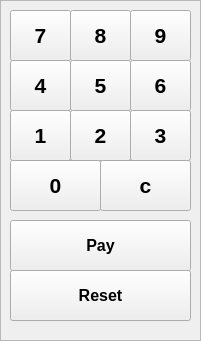
    <widget class="QFrame" name="frame_11">
     <property name="geometry">
      <rect>
       <x>1160</x>
       <y>370</y>
       <width>201</width>
       <height>341</height>
      </rect>
     </property>
     <property name="frameShape">
      <enum>QFrame::StyledPanel</enum>
     </property>
     <property name="frameShadow">
      <enum>QFrame::Raised</enum>
     </property>
     <widget class="QPushButton" name="pushButton_2">
      <property name="geometry">
       <rect>
        <x>10</x>
        <y>10</y>
        <width>61</width>
        <height>51</height>
       </rect>
      </property>
      <property name="font">
       <font>
        <pointsize>16</pointsize>
        <weight>75</weight>
        <bold>true</bold>
       </font>
      </property>
      <property name="text">
       <string>7</string>
      </property>
     </widget>
     <widget class="QPushButton" name="pushButton_8">
      <property name="geometry">
       <rect>
        <x>70</x>
        <y>10</y>
        <width>61</width>
        <height>51</height>
       </rect>
      </property>
      <property name="font">
       <font>
        <pointsize>16</pointsize>
        <weight>75</weight>
        <bold>true</bold>
       </font>
      </property>
      <property name="text">
       <string>8</string>
      </property>
     </widget>
     <widget class="QPushButton" name="pushButton_9">
      <property name="geometry">
       <rect>
        <x>130</x>
        <y>10</y>
        <width>61</width>
        <height>51</height>
       </rect>
      </property>
      <property name="font">
       <font>
        <pointsize>16</pointsize>
        <weight>75</weight>
        <bold>true</bold>
       </font>
      </property>
      <property name="text">
       <string>9</string>
      </property>
     </widget>
     <widget class="QPushButton" name="pushButton_10">
      <property name="geometry">
       <rect>
        <x>10</x>
        <y>60</y>
        <width>61</width>
        <height>51</height>
       </rect>
      </property>
      <property name="font">
       <font>
        <pointsize>16</pointsize>
        <weight>75</weight>
        <bold>true</bold>
       </font>
      </property>
      <property name="text">
       <string>4</string>
      </property>
     </widget>
     <widget class="QPushButton" name="pushButton_11">
      <property name="geometry">
       <rect>
        <x>70</x>
        <y>60</y>
        <width>61</width>
        <height>51</height>
       </rect>
      </property>
      <property name="font">
       <font>
        <pointsize>16</pointsize>
        <weight>75</weight>
        <bold>true</bold>
       </font>
      </property>
      <property name="text">
       <string>5</string>
      </property>
     </widget>
     <widget class="QPushButton" name="pushButton_12">
      <property name="geometry">
       <rect>
        <x>130</x>
        <y>60</y>
        <width>61</width>
        <height>51</height>
       </rect>
      </property>
      <property name="font">
       <font>
        <pointsize>16</pointsize>
        <weight>75</weight>
        <bold>true</bold>
       </font>
      </property>
      <property name="text">
       <string>6</string>
      </property>
     </widget>
     <widget class="QPushButton" name="pushButton_13">
      <property name="geometry">
       <rect>
        <x>10</x>
        <y>110</y>
        <width>61</width>
        <height>51</height>
       </rect>
      </property>
      <property name="font">
       <font>
        <pointsize>16</pointsize>
        <weight>75</weight>
        <bold>true</bold>
       </font>
      </property>
      <property name="text">
       <string>1</string>
      </property>
     </widget>
     <widget class="QPushButton" name="pushButton_14">
      <property name="geometry">
       <rect>
        <x>70</x>
        <y>110</y>
        <width>61</width>
        <height>51</height>
       </rect>
      </property>
      <property name="font">
       <font>
        <pointsize>16</pointsize>
        <weight>75</weight>
        <bold>true</bold>
       </font>
      </property>
      <property name="text">
       <string>2</string>
      </property>
     </widget>
     <widget class="QPushButton" name="pushButton_15">
      <property name="geometry">
       <rect>
        <x>130</x>
        <y>110</y>
        <width>61</width>
        <height>51</height>
       </rect>
      </property>
      <property name="font">
       <font>
        <pointsize>16</pointsize>
        <weight>75</weight>
        <bold>true</bold>
       </font>
      </property>
      <property name="text">
       <string>3</string>
      </property>
     </widget>
     <widget class="QPushButton" name="pushButton_16">
      <property name="geometry">
       <rect>
        <x>10</x>
        <y>160</y>
        <width>91</width>
        <height>51</height>
       </rect>
      </property>
      <property name="font">
       <font>
        <pointsize>16</pointsize>
        <weight>75</weight>
        <bold>true</bold>
       </font>
      </property>
      <property name="text">
       <string>0</string>
      </property>
     </widget>
     <widget class="QPushButton" name="pushButton_17">
      <property name="geometry">
       <rect>
        <x>100</x>
        <y>160</y>
        <width>91</width>
        <height>51</height>
       </rect>
      </property>
      <property name="font">
       <font>
        <pointsize>16</pointsize>
        <weight>75</weight>
        <bold>true</bold>
       </font>
      </property>
      <property name="text">
       <string>c</string>
      </property>
     </widget>
     <widget class="QPushButton" name="pushButton_18">
      <property name="geometry">
       <rect>
        <x>10</x>
        <y>220</y>
        <width>181</width>
        <height>51</height>
       </rect>
      </property>
      <property name="font">
       <font>
        <pointsize>12</pointsize>
        <weight>75</weight>
        <bold>true</bold>
       </font>
      </property>
      <property name="text">
       <string>Pay</string>
      </property>
     </widget>
     <widget class="QPushButton" name="pushButton_19">
      <property name="geometry">
       <rect>
        <x>10</x>
        <y>270</y>
        <width>181</width>
        <height>51</height>
       </rect>
      </property>
      <property name="font">
       <font>
        <pointsize>12</pointsize>
        <weight>75</weight>
        <bold>true</bold>
       </font>
      </property>
      <property name="text">
       <string>Reset</string>
      </property>
     </widget>
    </widget>
